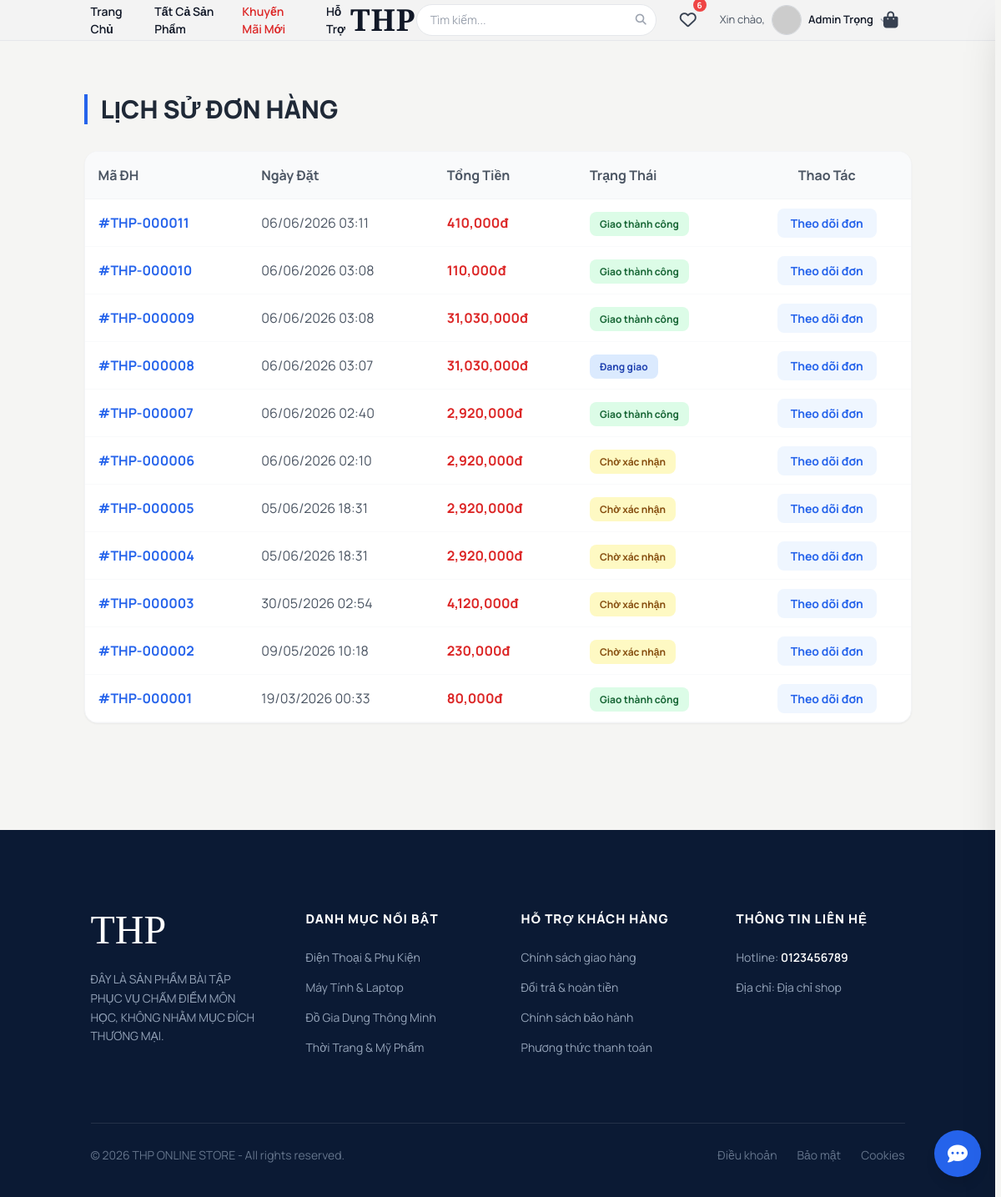
Screenshot of /lichsu_donhang.php (signed in) with the database file from the repository.
### tables this page shows
CREATE TABLE IF NOT EXISTS `donhang` (
  `MaDonHang` int NOT NULL AUTO_INCREMENT,
  `IdNguoiDung` int NOT NULL,
  `TenNguoiNhan` varchar(255) NOT NULL,
  `SoDienThoai` varchar(20) NOT NULL,
  `diachi` text NOT NULL,
  `TongTien` decimal(10,0) NOT NULL,
  `phuong_thuc_thanh_toan` varchar(50) NOT NULL DEFAULT 'COD',
  `trangThai` int NOT NULL DEFAULT '0' COMMENT '0: Đã đặt, 1: Đóng gói, 2: Đang giao, 3: Thành công',
  `NgayDat` datetime NOT NULL DEFAULT CURRENT_TIMESTAMP,
  `lat_giao` double DEFAULT NULL,
  `lng_giao` double DEFAULT NULL,
  `thoi_gian_giao` datetime DEFAULT NULL,
  PRIMARY KEY (`MaDonHang`),
  KEY `fk_donhang_user` (`IdNguoiDung`)
);

### database.php (called while the page is built, shortened)
<?php
    class Database {
        private $host = "localhost";
        private $username = "root";
        private $password = "";
        private $dbname = "be1";
        public $conn;
        public function __construct() {
            $this->conn = new mysqli ($this->host, $this->username, $this->password, $this->dbname);
            $this->conn->set_charset("utf8");
        }
        public function select ($sql) {
            return $this->conn->query($sql);
        }
    }
?>

### lichsu_donhang.php (the view, shortened to what this page needs)
<?php
require_once "database.php";
$db = new Database();
$user_id = $_SESSION['user_id'];
$db->execute("UPDATE donhang SET trangThai = 3 WHERE trangThai = 2 AND thoi_gian_giao IS NOT NULL AND TIMESTAMPDIFF(SECOND, thoi_gian_giao, NOW()) >= 300");
$sql = "SELECT * FROM donhang WHERE IdNguoiDung = $user_id ORDER BY MaDonHang DESC";
$result = $db->select($sql);
?>
<div class="container mx-auto px-4 py-8 max-w-5xl mt-8">
    <h1 class="text-3xl font-black mb-8 uppercase text-gray-800 border-l-4 border-blue-600 pl-4">Lịch sử đơn hàng</h1>
    <div class="bg-white rounded-2xl shadow-sm border border-gray-100 overflow-hidden">
        <table class="w-full text-left border-collapse">
            <thead>
                <tr class="bg-gray-50 text-gray-600 border-b border-gray-100">
                    <th class="p-4 font-bold">Mã ĐH</th>
                    <th class="p-4 font-bold">Ngày Đặt</th>
                    <th class="p-4 font-bold">Tổng Tiền</th>
                    <th class="p-4 font-bold">Trạng Thái</th>
                    <th class="p-4 font-bold text-center">Thao Tác</th>
                </tr>
            </thead>
            <tbody>
                <?php if ($result && $result->num_rows > 0): ?>
                <?php while ($row = $result->fetch_assoc()):
                        $st = intval($row['trangThai']);
                        $status_color = "";
                        $status_text = "";
                        if ($st == 0) { $status_text = "Chờ xác nhận"; $status_color = "bg-yellow-100 text-yellow-800"; }
                        elseif ($st == 1) { $status_text = "Đã đóng gói"; $status_color = "bg-indigo-100 text-indigo-800"; }
                        elseif ($st == 2) { $status_text = "Đang giao"; $status_color = "bg-blue-100 text-blue-800"; }
                        elseif ($st == 3) { $status_text = "Giao thành công"; $status_color = "bg-green-100 text-green-800"; }
                        elseif ($st == 4) { $status_text = "Đã hủy"; $status_color = "bg-red-100 text-red-800"; }
                    ?>
                <tr class="border-b border-gray-50 hover:bg-gray-50 transition">
                    <td class="p-4 font-bold text-blue-600">
                        #THP-<?php echo str_pad($row['MaDonHang'], 6, '0', STR_PAD_LEFT); ?></td>
                    <td class="p-4 text-gray-600"><?php echo date('d/m/Y H:i', strtotime($row['NgayDat'])); ?></td>
                    <td class="p-4 text-red-600 font-bold"><?php echo number_format($row['TongTien']); ?>đ</td>
                    <td class="p-4">
                        <span
                            class="px-3 py-1.5 rounded-lg text-xs font-bold <?php echo $status_color; ?>"><?php echo $status_text; ?></span>
                    </td>
                    <td class="p-4 text-center">
                        <a href="chitietdonhang.php?id=<?php echo $row['MaDonHang']; ?>"
                            class="bg-blue-50 text-blue-600 px-4 py-2 rounded-lg text-sm font-bold hover:bg-blue-600 hover:text-white transition">Theo
                            dõi đơn</a>
                    </td>
                </tr>
                <?php endwhile; ?>
                <?php endif; ?>
            </tbody>
        </table>
    </div>
</div>
<?php include 'footer.php'; ?>

### public/css/common.css (style rules this page uses)
* { margin: 0; padding: 0; box-sizing: border-box; transition: .35s ease; }
html { scroll-behavior: smooth; scrollbar-gutter: stable; }
body { font-family: 'Manrope', sans-serif; background: #f5f5f3; color: #111827; overflow-x: hidden; }

### rows the page displays
donhang: MaDonHang "000011", NgayDat "06/06/2026 03:11", TongTien "410,000", trangThai "Giao thành công"
donhang: MaDonHang "000010", NgayDat "06/06/2026 03:08", TongTien "110,000", trangThai "Giao thành công"
donhang: MaDonHang "000009", NgayDat "06/06/2026 03:08", TongTien "31,030,000", trangThai "Giao thành công"
donhang: MaDonHang "000008", NgayDat "06/06/2026 03:07", TongTien "31,030,000", trangThai "Đang giao"
donhang: MaDonHang "000007", NgayDat "06/06/2026 02:40", TongTien "2,920,000", trangThai "Giao thành công"
donhang: MaDonHang "000006", NgayDat "06/06/2026 02:10", TongTien "2,920,000", trangThai "Chờ xác nhận"
donhang: MaDonHang "000005", NgayDat "05/06/2026 18:31", TongTien "2,920,000", trangThai "Chờ xác nhận"
donhang: MaDonHang "000004", NgayDat "05/06/2026 18:31", TongTien "2,920,000", trangThai "Chờ xác nhận"
donhang: MaDonHang "000003", NgayDat "30/05/2026 02:54", TongTien "4,120,000", trangThai "Chờ xác nhận"
donhang: MaDonHang "000002", NgayDat "09/05/2026 10:18", TongTien "230,000", trangThai "Chờ xác nhận"
donhang: MaDonHang "000001", NgayDat "19/03/2026 00:33", TongTien "80,000", trangThai "Giao thành công"

### other values shown
$wishlist_count "6"
$ten_user "Admin Trọng"
